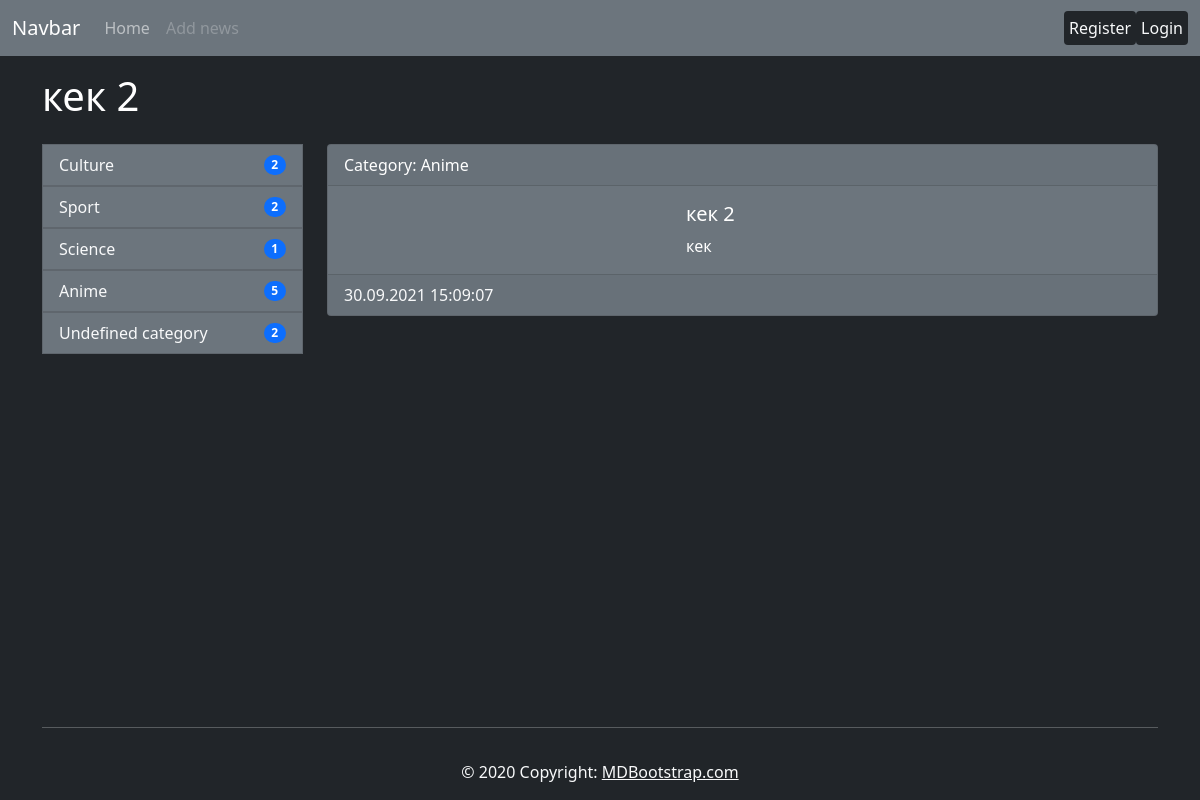
Screenshot of /news/12 with the database file from the repository.
### news/models.py (models this page shows, shortened)
class News(models.Model):
    title = models.CharField(max_length=150)
    description = models.TextField(blank=True)
    created_at = models.DateTimeField(auto_now_add=True)
    updated_at = models.DateTimeField(auto_now=True)
    photo = models.ImageField(upload_to='photos/%Y/%m/%d/', blank=True, null=True)
    is_published = models.BooleanField(default=True)
    views = models.IntegerField(default=0)
    category = models.ForeignKey('Category', on_delete=models.PROTECT, null=True)
    class Meta:
        verbose_name = 'News'
        verbose_name_plural = 'News'
        ordering = ['-created_at']

class Category(models.Model):
    title = models.CharField(max_length=150, db_index=True)
    def get_absolute_url(self):
        return reverse('category', kwargs={'category_id': self.pk})
    class Meta:
        verbose_name = 'Category'
        verbose_name_plural = 'Categories'
        ordering = ['title']

### news/views.py (the view)
# urls.py: path('news/<int:news_id>', ViewNews.as_view(), name='view_news'),
class ViewNews(DetailView):
    model = News
    template_name = 'news/view_news.html'
    pk_url_kwarg = 'news_id'
    context_object_name = 'news_item'

### news/templatetags/news_tags.py (called while the page is built)
@register.inclusion_tag('inc/_list_categories.html')
def show_categories():
    categories = Category.objects.annotate(cnt=Count('news', filter=F('news__is_published'))).filter(cnt__gt=0)
    return {'categories': categories}

@register.simple_tag
def is_disabled_url(request):
    if not request.user.is_authenticated:
        return 'disabled'
    return ''

@register.simple_tag
def is_active_url(request, correct_url):
    if request.get_full_path() == correct_url:
        return 'active'
    return ''

### news/templates/news/view_news.html (shortened to what this page needs)
{% extends 'base.html' %}
{% load news_tags %}
{% block contents %}
  {{ news_item.title }}
{% endblock contents %}
{% block sidebar %}
  {% show_categories %}
{% endblock sidebar %}
{% block content %}
  <div class="col-md-9">
      <div class="card mb-3 text-white bg-secondary">
        <div class="card-header">
          Category: <a href="{{ news_item.category.get_absolute_url }}" class="text-white text-decoration-none">{{ news_item.category.title }}</a>
        </div>
        <div class="card-body row">
          <div class="col-md-5">
          </div>
          <div class="media-body col-md-7">
            <h5 class="card-title">{{ news_item.title }}</h5>
            <p class="card-text">{{ news_item.description }}</p>
          </div>
        </div>
        <div class="card-footer text-light">
          {{ news_item.created_at|date:"d.m.Y H:i:s" }}
        </div>
      </div>
  </div>
{% endblock content %}

### templates/inc/_list_categories.html
<div class="col-md-3 mb-5">
    <div class="list-group">
        {% for category in categories %}
            <a href="{{ category.get_absolute_url }}" class="category-link">
                <li class="list-group-item list-group-item-mine d-flex justify-content-between align-items-center">
                    {{ category.title }}
                    <span class="badge bg-primary rounded-pill">{{ category.cnt }}</span>
                </li>
            </a>
        {% endfor %}
    </div>
</div>

### templates/base.html (style rules this page uses)
.list-group-item-mine { background-color: var(--bs-secondary); color: var(--bs-light); cursor: pointer; transition: color .1s linear, background-color .1s linear; }
.category-link { text-decoration: none; }

### rows the page displays
News: title "кек 2", category "Anime", description "кек", created_at "30.09.2021 15:09:07"
Category: title "Culture", cnt "2"
Category: title "Sport", cnt "2"
Category: title "Science", cnt "1"
Category: title "Anime", cnt "5"
Category: title "Undefined category", cnt "2"
